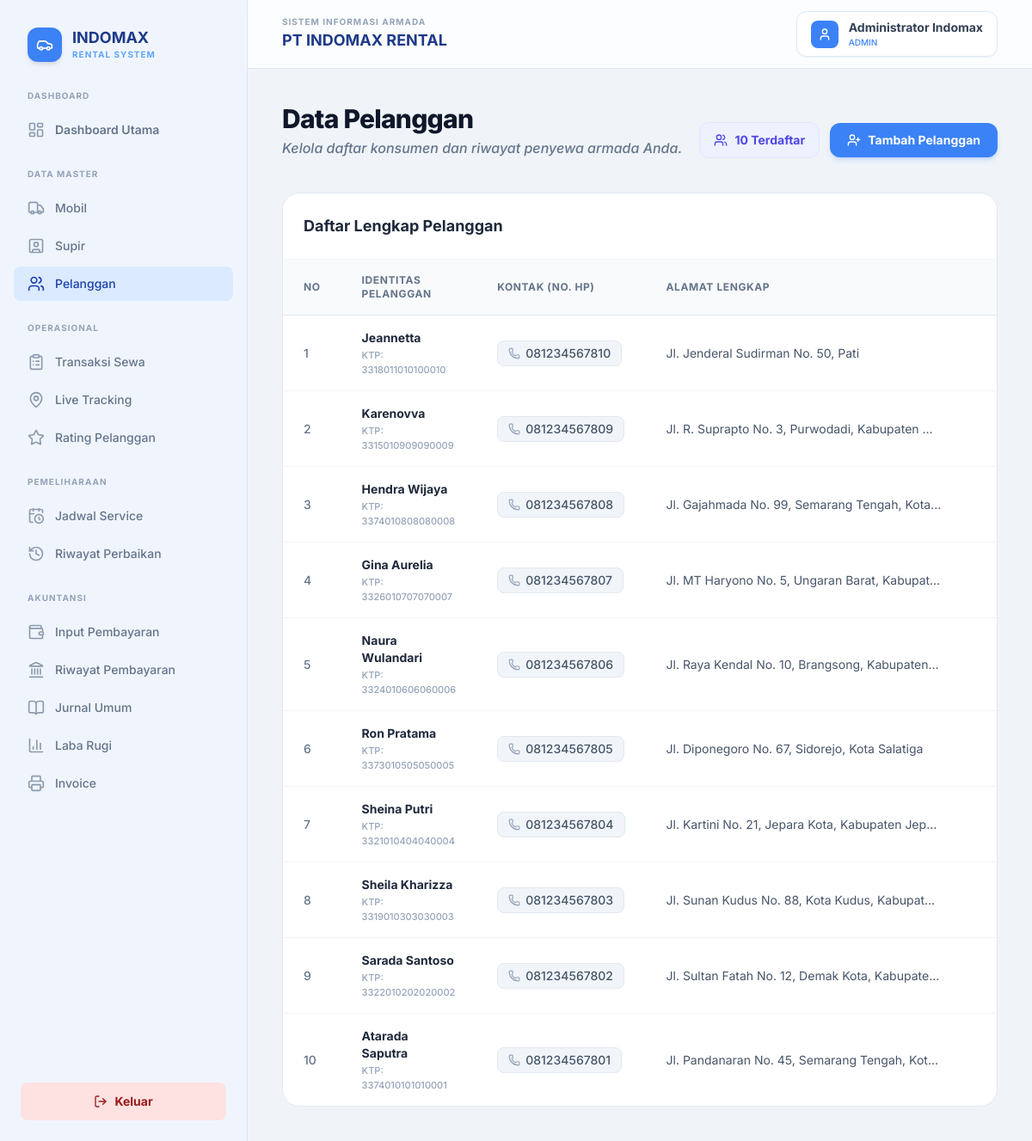
The app's page /pelanggan.php (signed in) with its own data.
### tables this page shows
CREATE TABLE `pelanggan` (
  `id_pelanggan` int(11) NOT NULL,
  `nama` varchar(100) DEFAULT NULL,
  `alamat` text DEFAULT NULL,
  `no_telp` varchar(15) DEFAULT NULL,
  `no_ktp` varchar(20) DEFAULT NULL
);

### pelanggan.php (the view, shortened to what this page needs)
<?php
include 'navbar.php';
include 'koneksi.php';
$query_total = mysqli_query($conn, "SELECT COUNT(*) as total FROM pelanggan");
$data_total = mysqli_fetch_assoc($query_total);
$total_pelanggan = $data_total['total'] ?? 0;
?>
<div class="flex flex-col md:flex-row md:items-end justify-between gap-4 mb-8">
    <div>
        <h1 class="text-3xl font-extrabold text-slate-900 tracking-tight">Data Pelanggan</h1>
        <p class="text-slate-500 mt-1 font-medium italic">Kelola daftar konsumen dan riwayat penyewa armada Anda.</p>
    </div>
    <div class="flex items-center gap-3">
        <span class="bg-indigo-50 text-indigo-600 px-4 py-2.5 rounded-xl text-sm font-bold border border-indigo-100 flex items-center gap-2">
            <i data-lucide="users" class="w-4 h-4"></i> <?php echo $total_pelanggan; ?> Terdaftar
        </span>
        <button onclick="document.getElementById('modalTambah').classList.remove('hidden')" class="bg-brand-500 text-white px-5 py-2.5 rounded-xl font-bold text-sm shadow-md shadow-brand-500/20 hover:bg-brand-600 transition-all flex items-center gap-2 cursor-pointer">
            <i data-lucide="user-plus" class="w-4 h-4"></i> Tambah Pelanggan
        </button>
    </div>
</div>
<div class="glass-card rounded-[20px] overflow-hidden border border-slate-200 mb-10">
    <div class="p-6 border-b border-slate-100 flex justify-between items-center bg-white">
        <h5 class="text-lg font-bold text-slate-800">Daftar Lengkap Pelanggan</h5>
    </div>
    <div class="overflow-x-auto">
        <table class="w-full text-left border-collapse">
            <thead>
                <tr class="bg-slate-50 border-b border-slate-200">
                    <th class="py-4 px-6 text-xs font-bold text-slate-500 uppercase tracking-wider w-16">No</th>
                    <th class="py-4 px-6 text-xs font-bold text-slate-500 uppercase tracking-wider">Identitas Pelanggan</th>
                    <th class="py-4 px-6 text-xs font-bold text-slate-500 uppercase tracking-wider">Kontak (No. HP)</th>
                    <th class="py-4 px-6 text-xs font-bold text-slate-500 uppercase tracking-wider">Alamat Lengkap</th>
                    <th class="py-4 px-6 text-xs font-bold text-slate-500 uppercase tracking-wider text-right">Aksi</th>
                </tr>
            </thead>
            <tbody class="divide-y divide-slate-100 bg-white">
                <?php
                $sql_pelanggan = "SELECT * FROM pelanggan ORDER BY id_pelanggan DESC";
                $query = mysqli_query($conn, $sql_pelanggan);
                $no = 1;
                if (mysqli_num_rows($query) > 0) {
                    while($row = mysqli_fetch_array($query)) {
                ?>
                <tr class="hover:bg-slate-50 transition-colors group">
                    <td class="py-4 px-6 text-sm font-medium text-slate-500"><?php echo $no++; ?></td>
                    <td class="py-4 px-6">
                        <p class="text-sm font-bold text-slate-800"><?php echo htmlspecialchars($row['nama']); ?></p>
                        <p class="text-[11px] font-medium text-slate-400 mt-0.5">KTP: <?php echo htmlspecialchars($row['no_ktp'] ?? '-'); ?></p>
                    </td>
                    <td class="py-4 px-6">
                        <span class="inline-flex items-center gap-1.5 text-sm font-medium text-slate-600 bg-slate-100 px-3 py-1 rounded-lg border border-slate-200">
                            <i data-lucide="phone" class="w-3.5 h-3.5 text-slate-400"></i> <?php echo htmlspecialchars($row['no_telp']); ?>
                        </span>
                    </td>
                    <td class="py-4 px-6">
                        <p class="text-sm text-slate-600 truncate max-w-xs" title="<?php echo htmlspecialchars($row['alamat']); ?>">
                            <?php echo htmlspecialchars($row['alamat']); ?>
                        </p>
                    </td>
                    <td class="py-4 px-6">
                    </td>
                </tr>
                <?php
                    }
                } else {
                    echo '<tr><td colspan="5" class="py-10 text-center text-slate-500 font-medium">Belum ada data pelanggan yang terdaftar.</td></tr>';
                }
                ?>
            </tbody>
        </table>
    </div>
</div>
</div>
    </main>
</div>
</body>
</html>

### records on screen
pelanggan: nama "Jeannetta", no_ktp "3318011010100010", no_telp "081234567810", alamat "Jl. Jenderal Sudirman No. 50, Pati"
pelanggan: nama "Karenovva", no_ktp "3315010909090009", no_telp "081234567809", alamat "Jl. R. Suprapto No. 3, Purwodadi, Kabupaten…"
pelanggan: nama "Hendra Wijaya", no_ktp "3374010808080008", no_telp "081234567808", alamat "Jl. Gajahmada No. 99, Semarang Tengah, Kota…"
pelanggan: nama "Gina Aurelia", no_ktp "3326010707070007", no_telp "081234567807", alamat "Jl. MT Haryono No. 5, Ungaran Barat, Kabupat…"
pelanggan: nama "Naura Wulandari", no_ktp "3324010606060006", no_telp "081234567806", alamat "Jl. Raya Kendal No. 10, Brangsong, Kabupaten…"
pelanggan: nama "Ron Pratama", no_ktp "3373010505050005", no_telp "081234567805", alamat "Jl. Diponegoro No. 67, Sidorejo, Kota Salatiga"
pelanggan: nama "Sheina Putri", no_ktp "3321010404040004", no_telp "081234567804", alamat "Jl. Kartini No. 21, Jepara Kota, Kabupaten Jep…"
pelanggan: nama "Sheila Kharizza", no_ktp "3319010303030003", no_telp "081234567803", alamat "Jl. Sunan Kudus No. 88, Kota Kudus, Kabupat…"
pelanggan: nama "Sarada Santoso", no_ktp "3322010202020002", no_telp "081234567802", alamat "Jl. Sultan Fatah No. 12, Demak Kota, Kabupate…"
pelanggan: nama "Atarada Saputra", no_ktp "3374010101010001", no_telp "081234567801", alamat "Jl. Pandanaran No. 45, Semarang Tengah, Kot…"

### other values on screen
$_SESSION['nama_user'] "Administrator Indomax"
$_SESSION['role'] "ADMIN"
$total_pelanggan "10"
